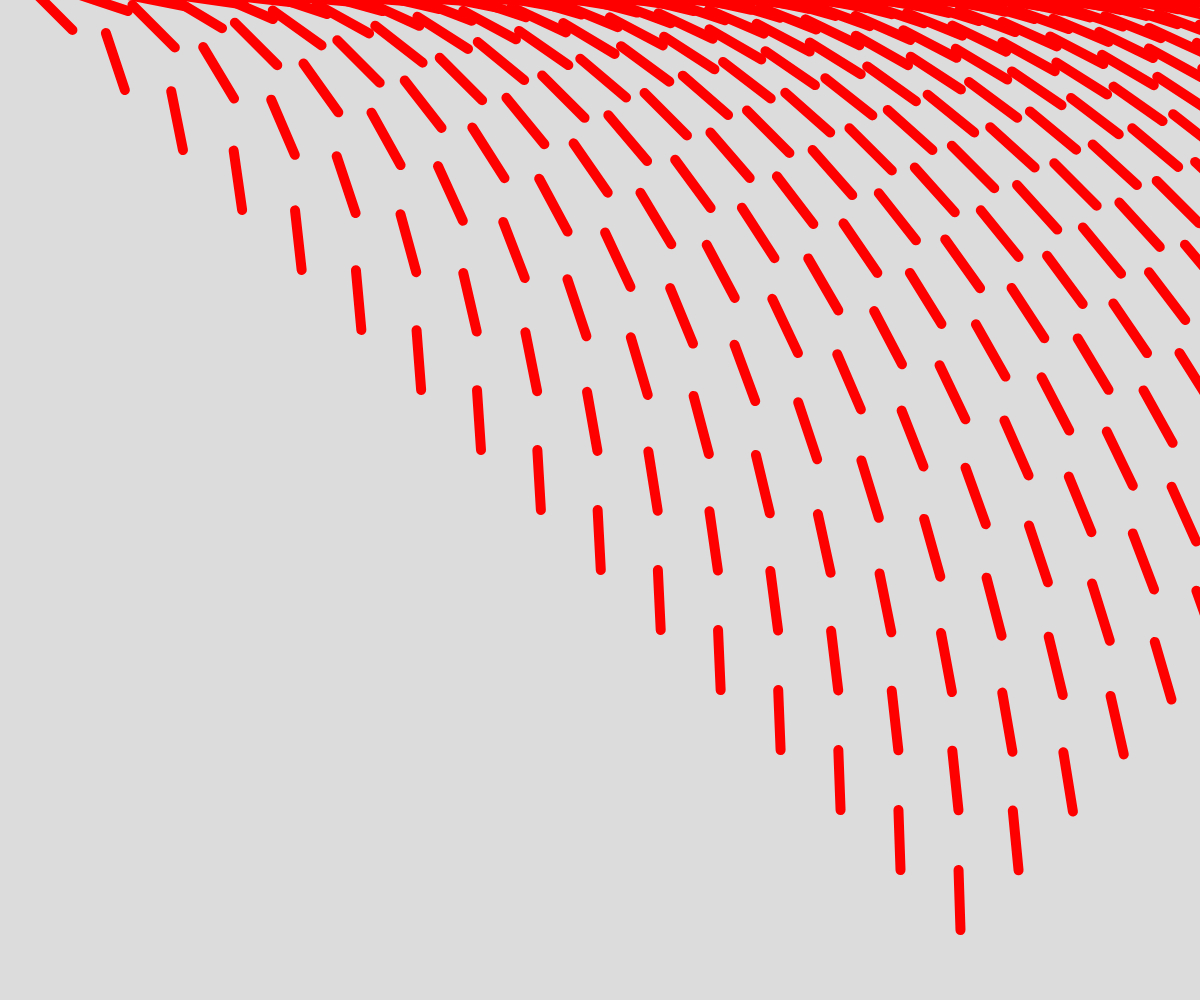
Frame 1 (no input)
Frame 60 (no input): identical to frame 1, image omitted
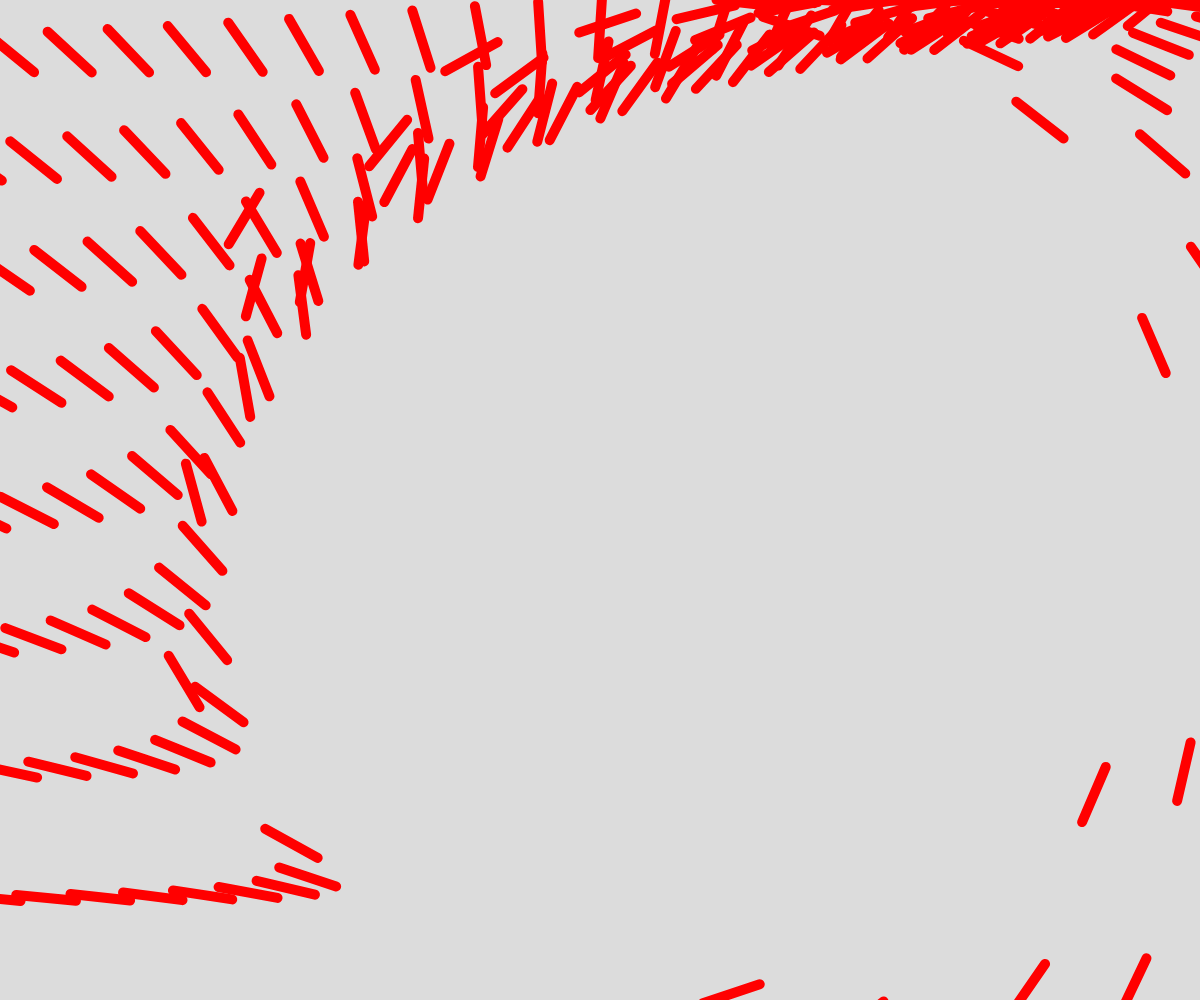
Frame 120 (the mouse pressed at the canvas centre since frame 60)

The p5.js sketch that drew these frames (run headless with seeded random() and noise() and a simulated clock; from frame 60 on, the mouse is pressed at the canvas centre):

// p5.js sketch
// ── sketch.js
let cols = 20;
let rows;
let tileWidth;

function setup() {
  createCanvas(windowWidth, windowHeight);

  fill(255, 0, 0, 255);
  stroke(0);
  strokeWeight(0);
}

function draw() {
  background(220);
  tileWidth = width / cols;
  rows = Math.floor(height / tileWidth);
  strokeWeight(10);
  stroke(255, 0, 0, 255);
  for (let y = tileWidth / 2; y < rows * tileWidth; y += tileWidth) {
    for (let x = tileWidth / 2; x < cols * tileWidth; x += tileWidth) {
      push();
      translate(x, y);
      let angle = Math.atan2(mouseY - y, mouseX - x);
      rotate(angle);
      line(-tileWidth / 2, y, tileWidth / 2, y);
      pop();
    }
  }
}

function windowResized() {
  resizeCanvas(windowWidth, windowHeight, false);
}
